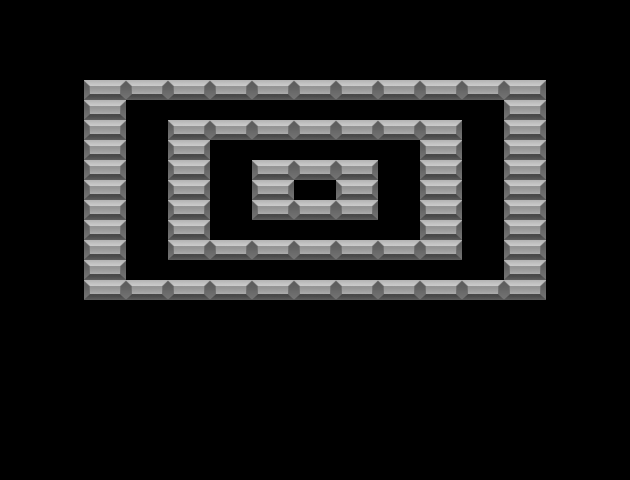

Below is a game level as drawn by its tile map, then a one-line description and the .tmx that defines it (tile-layer data replaced by summaries):
An orthogonal 15x24 tile map with 42x20 px tiles, 10 tile layers (red, yellow, blue, green, ...).

<map version="1.5" tiledversion="1.7.2" orientation="orthogonal" renderorder="left-down" width="15" height="24" tilewidth="42" tileheight="20" infinite="0" nextlayerid="12" nextobjectid="1">
 <tileset firstgid="1" name="sprites" tilewidth="42" tileheight="20" spacing="16" tilecount="420" columns="15">
  <image source="sprites/sprites.png" width="880" height="1024" />
 </tileset>
 <layer id="1" name="red" width="15" height="24">
  <data>[360 cells, 0 non-empty, 0 distinct tile ids]</data>
 </layer>
 <layer id="2" name="yellow" width="15" height="24">
  <data>[360 cells, 0 non-empty, 0 distinct tile ids]</data>
 </layer>
 <layer id="3" name="blue" width="15" height="24">
  <data>[360 cells, 0 non-empty, 0 distinct tile ids]</data>
 </layer>
 <layer id="5" name="green" width="15" height="24">
  <data>[360 cells, 0 non-empty, 0 distinct tile ids]</data>
 </layer>
 <layer id="9" name="white" width="15" height="24">
  <data>[360 cells, 0 non-empty, 0 distinct tile ids]</data>
 </layer>
 <layer id="10" name="orange" width="15" height="24">
  <data>[360 cells, 0 non-empty, 0 distinct tile ids]</data>
 </layer>
 <layer id="11" name="cyan" width="15" height="24">
  <data>[360 cells, 0 non-empty, 0 distinct tile ids]</data>
 </layer>
 <layer id="6" name="silver" width="15" height="24">
  <data>[360 cells, 72 non-empty, 1 distinct tile ids]</data>
 </layer>
 <layer id="7" name="gold" width="15" height="24">
  <data>[360 cells, 0 non-empty, 0 distinct tile ids]</data>
 </layer>
 <layer id="8" name="magenta" width="15" height="24">
  <data>[360 cells, 0 non-empty, 0 distinct tile ids]</data>
 </layer>
</map>
